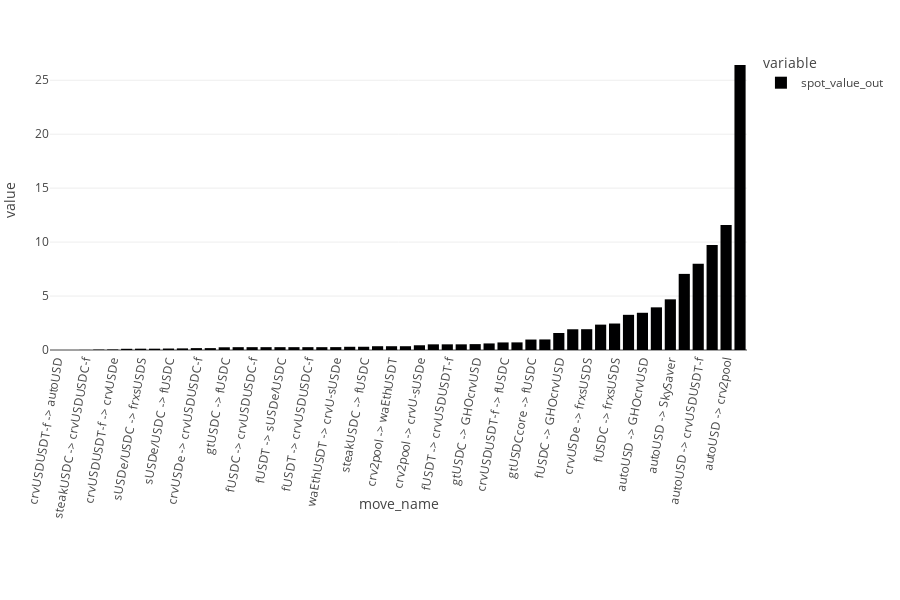

Notebook code for this chart:
### Code cell
fig = px.bar(
    100
    * rebalance_df.groupby("move_name")["spot_value_out"].sum().sort_values()
    / rebalance_df["spot_value_out"].sum(),
    height=800,
)

fig.update_layout(
    height=600, margin=dict(t=50, b=150, l=50, r=50), xaxis_tickangle=-80  # tilt labels so they fit better
)
fig.update_layout(margin=dict(b=250))

### Figure 1 — Plotly figure (JSON) as saved in the notebook; plotly's stock layout.template omitted (floating-point values rounded to 4 significant figures)
{"data": [{"alignmentgroup": "True", "hovertemplate": "variable=spot_value_out<br>move_name=%{x}<br>value=%{y}<extra></extra>", "legendgroup": "spot_value_out", "marker": {"color": "#000001", "pattern": {"shape": ""}}, "name": "spot_value_out", "offsetgroup": "spot_value_out", "orientation": "v", "showlegend": true, "textposition": "auto", "type": "bar", "x": ["crvUSDUSDT-f -> autoUSD", "sUSDe -> autoUSD", "steakUSDC -> crvUSDUSDC-f", "autoUSD -> waEthUSDT", "crvUSDUSDT-f -> crvUSDe", "crv2pool -> crvUSDe", "sUSDe/USDC -> frxsUSDS", "waEthUSDT -> SkySaver", "sUSDe/USDC -> fUSDC", "gtUSDC -> SkySaver", "crvUSDe -> crvUSDUSDC-f", "frxsUSDS -> sUSDEsUSDS", "gtUSDC -> fUSDC", "autoUSD -> gtUSDCcore", "fUSDC -> crvUSDUSDC-f", "fUSDT -> fUSDC", "fUSDT -> sUSDe/USDC", "fUSDT -> crvU-sUSDe", "fUSDT -> crvUSDUSDC-f", "crv2pool -> crvUSDUSDC-f", "waEthUSDT -> crvU-sUSDe", "steakUSDC -> GHOcrvUSD", "steakUSDC -> fUSDC", "crv2pool -> fUSDC", "crv2pool -> waEthUSDT", "crv2pool -> frxsUSDS", "crv2pool -> crvU-sUSDe", "fUSDT -> GHOcrvUSD", "fUSDT -> crvUSDUSDT-f", "fUSDT -> SkySaver", "gtUSDC -> GHOcrvUSD", "autoUSD -> steakUSDC", "crvUSDUSDT-f -> fUSDC", "fUSDC -> gtUSDCcore", "gtUSDCcore -> fUSDC", "autoUSD -> gtUSDC", "fUSDC -> GHOcrvUSD", "fUSDT -> frxsUSDS", "crvUSDe -> frxsUSDS", "autoUSD -> crvU-sUSDe", "fUSDC -> frxsUSDS", "autoUSD -> crvUSDe", "autoUSD -> GHOcrvUSD", "autoUSD -> crvUSDUSDC-f", "autoUSD -> SkySaver", "autoUSD -> frxsUSDS", "autoUSD -> crvUSDUSDT-f", "autoUSD -> fUSDT", "autoUSD -> crv2pool", "autoUSD -> fUSDC"], "xaxis": "x", "y": [0.0001752, 0.0001754, 0.009532, 0.03825, 0.05236, 0.1123, 0.1227, 0.1227, 0.1363, 0.149, 0.1753, 0.1753, 0.2508, 0.2627, 0.2629, 0.2629, 0.2629, 0.2629, 0.2629, 0.2629, 0.2665, 0.298, 0.3012, 0.3506, 0.3506, 0.3506, 0.4382, 0.5258, 0.5258, 0.5258, 0.5448, 0.6086, 0.7011, 0.7063, 0.9691, 0.9796, 1.578, 1.922, 1.928, 2.351, 2.454, 3.261, 3.449, 3.954, 4.696, 7.054, 7.998, 9.72, 11.6, 26.41], "yaxis": "y"}], "layout": {"barmode": "relative", "height": 600, "legend": {"title": {"text": "variable"}, "tracegroupgap": 0}, "margin": {"b": 250, "l": 50, "r": 50, "t": 50}, "xaxis": {"anchor": "y", "domain": [0, 1], "tickangle": -80, "title": {"text": "move_name"}}, "yaxis": {"anchor": "x", "domain": [0, 1], "title": {"text": "value"}}}}
